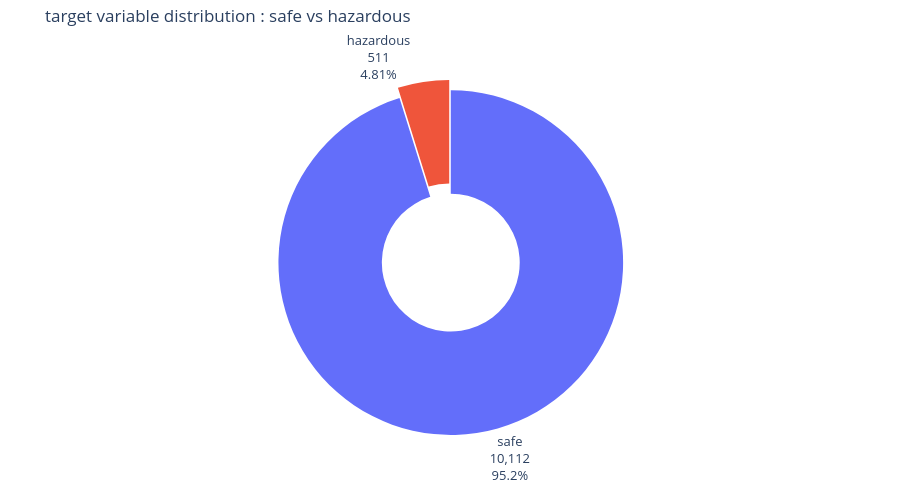

The cell this chart's notebook holds for it:
### Markdown cell above
### target balance check

before anything else, lets understand what "potentially hazardous" actually means. NASA classifies an asteroid as **Potentially Hazardous** if it meets two criteria:
1. its **minimum orbit intersection distance (MOID)** with Earth is less than 0.05 AU (about 7.5 million km)
2. its **absolute magnitude** is 22.0 or brighter (meaning its estimated diameter is at least ~140 meters)

> taken from https://cneos.jpl.nasa.gov/glossary/PHA.html

so "hazardous" doesn't mean it *will* hit us, it means its orbit brings it close enough and its big enough that *if* it did hit, it could cause significant regional damage. for context, the asteroid that wiped out the dinosaurs was about 10 km wide, while a 140m asteroid could flatten a city

now lets see how balanced our target variable is. if one class massively outnumbers the other, we'll need to handle that during modeling

this section
- [target balance check](#target-balance-check)
- [correlation heatmap](#correlation-heatmap)
- [the danger zone scatter](#the-danger-zone-scatter)
- [feature separability](#feature-separability)

### Code cell
# target distribution
balance = df["is_potentially_hazardous"].value_counts().reset_index()
balance.columns = ["hazardous", "count"]
balance["hazardous"] = balance["hazardous"].map({True: "hazardous", False: "safe"})

fig = px.pie(
    balance, values="count", names="hazardous",
    color="hazardous",
    color_discrete_map={"safe": "#636EFA", "hazardous": "#EF553B"},
    hole=0.4,
)
fig.update_traces(
    textinfo="percent+label+value",
    textposition="outside",
    textfont_size=13,
    pull=[0.03, 0.03],
)
fig.update_layout(
    title=dict(text="target variable distribution : safe vs hazardous", y=0.98),
    template="plotly_white",
    height=500,
    margin=dict(t=80, b=60),
    font=dict(size=12),
    showlegend=False,
)
fig.show()

print(f"\nhazardous: {balance[balance['hazardous']=='hazardous']['count'].values[0]} ({balance[balance['hazardous']=='hazardous']['count'].values[0]/len(df)*100:.1f}%)")
print(f"safe: {balance[balance['hazardous']=='safe']['count'].values[0]} ({balance[balance['hazardous']=='safe']['count'].values[0]/len(df)*100:.1f}%)")
print(f"imbalance ratio: 1:{balance[balance['hazardous']=='safe']['count'].values[0]//balance[balance['hazardous']=='hazardous']['count'].values[0]}")

### Figure 1 — Plotly figure (JSON) as saved in the notebook; plotly's stock layout.template omitted (floating-point values rounded to 4 significant figures)
{"data": [{"customdata": [["safe"], ["hazardous"]], "domain": {"x": [0, 1], "y": [0, 1]}, "hole": 0.4, "hovertemplate": "hazardous=%{customdata[0]}<br>count=%{value}<extra></extra>", "labels": ["safe", "hazardous"], "legendgroup": "", "marker": {"colors": ["#636EFA", "#EF553B"]}, "name": "", "pull": [0.03, 0.03], "showlegend": true, "textfont": {"size": 13}, "textinfo": "percent+label+value", "textposition": "outside", "type": "pie", "values": [10112, 511]}], "layout": {"font": {"size": 12}, "height": 500, "legend": {"tracegroupgap": 0}, "margin": {"b": 60, "t": 80}, "showlegend": false, "title": {"text": "target variable distribution : safe vs hazardous", "y": 0.98}}}
